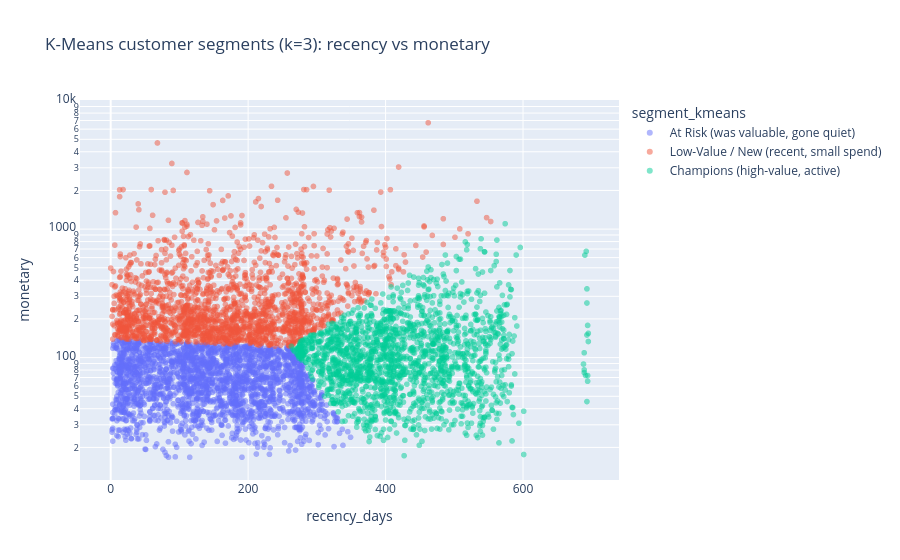

Notebook code cell kept with this figure:
### Markdown cell above
### Step 5 — Visualize segments

Scatter plot of **recency vs monetary** (log y-axis), colored by K-Means segment. We sample 6,000 points for speed — the full 93K would choke the browser.

This should mirror the profile table: Champions top-left (low recency, high spend), At Risk top-right (high recency, moderate spend), Low-Value bottom (low spend).

### Code cell
plot_sample = rfm.sample(6000, random_state=42)
fig = px.scatter(plot_sample, x="recency_days", y="monetary",
                 color="segment_kmeans", opacity=0.5, log_y=True,
                 title="K-Means customer segments (k=3): recency vs monetary")
fig.show()

### Figure 1 — Plotly figure (JSON) as saved in the notebook; plotly's stock layout.template omitted (floating-point values rounded to 4 significant figures; data arrays with more than 128 entries replaced by an {"elided": "..."} marker saying what was removed)
{"data": [{"hovertemplate": "segment_kmeans=At Risk (was valuable, gone quiet)<br>recency_days=%{x}<br>monetary=%{y}<extra></extra>", "legendgroup": "At Risk (was valuable, gone quiet)", "marker": {"color": "#636efa", "opacity": 0.5, "symbol": "circle"}, "mode": "markers", "name": "At Risk (was valuable, gone quiet)", "showlegend": true, "type": "scattergl", "x": {"elided": "2348 int values"}, "xaxis": "x", "y": {"elided": "2348 float values"}, "yaxis": "y"}, {"hovertemplate": "segment_kmeans=Low-Value / New (recent, small spend)<br>recency_days=%{x}<br>monetary=%{y}<extra></extra>", "legendgroup": "Low-Value / New (recent, small spend)", "marker": {"color": "#EF553B", "opacity": 0.5, "symbol": "circle"}, "mode": "markers", "name": "Low-Value / New (recent, small spend)", "showlegend": true, "type": "scattergl", "x": {"elided": "1842 int values"}, "xaxis": "x", "y": {"elided": "1842 float values"}, "yaxis": "y"}, {"hovertemplate": "segment_kmeans=Champions (high-value, active)<br>recency_days=%{x}<br>monetary=%{y}<extra></extra>", "legendgroup": "Champions (high-value, active)", "marker": {"color": "#00cc96", "opacity": 0.5, "symbol": "circle"}, "mode": "markers", "name": "Champions (high-value, active)", "showlegend": true, "type": "scattergl", "x": {"elided": "1810 int values"}, "xaxis": "x", "y": {"elided": "1810 float values"}, "yaxis": "y"}], "layout": {"legend": {"title": {"text": "segment_kmeans"}, "tracegroupgap": 0}, "title": {"text": "K-Means customer segments (k=3): recency vs monetary"}, "xaxis": {"anchor": "y", "domain": [0, 1], "title": {"text": "recency_days"}}, "yaxis": {"anchor": "x", "domain": [0, 1], "title": {"text": "monetary"}, "type": "log"}}}
